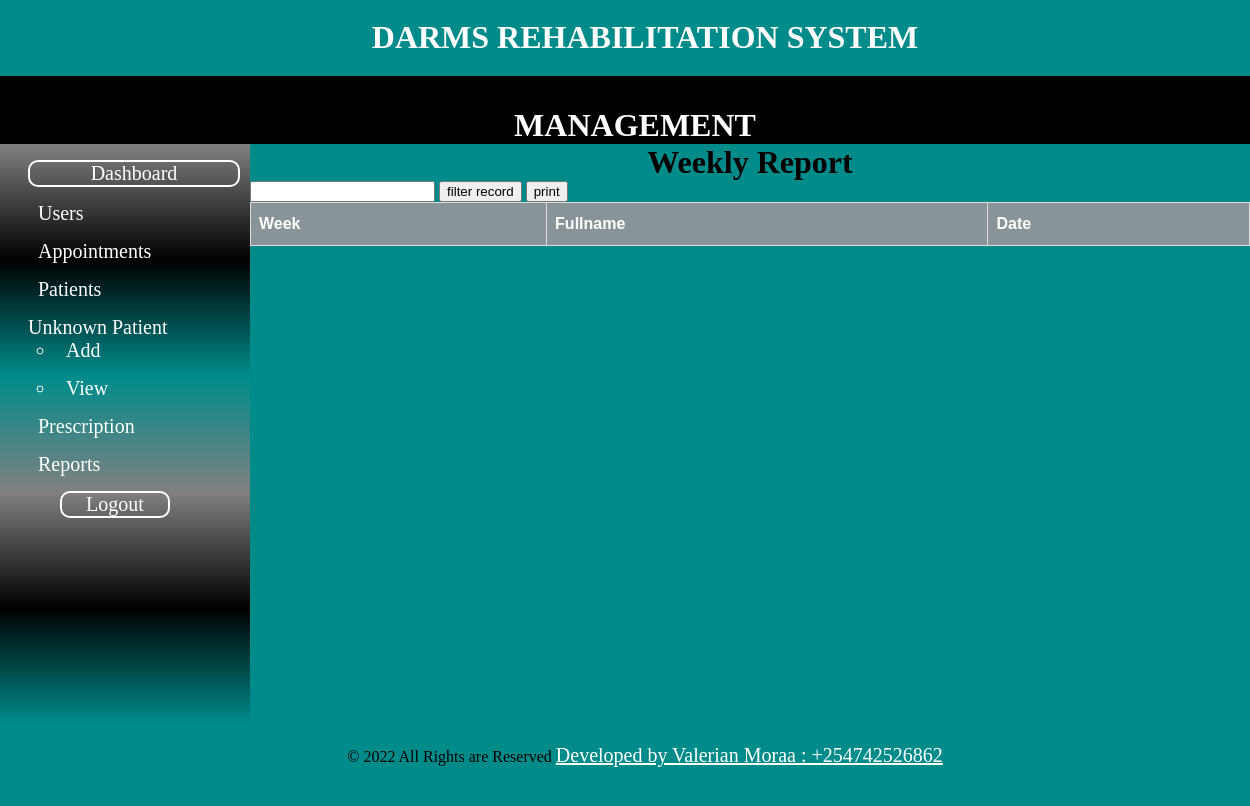
The page /admin/weekpro.php on the database as committed earlier.
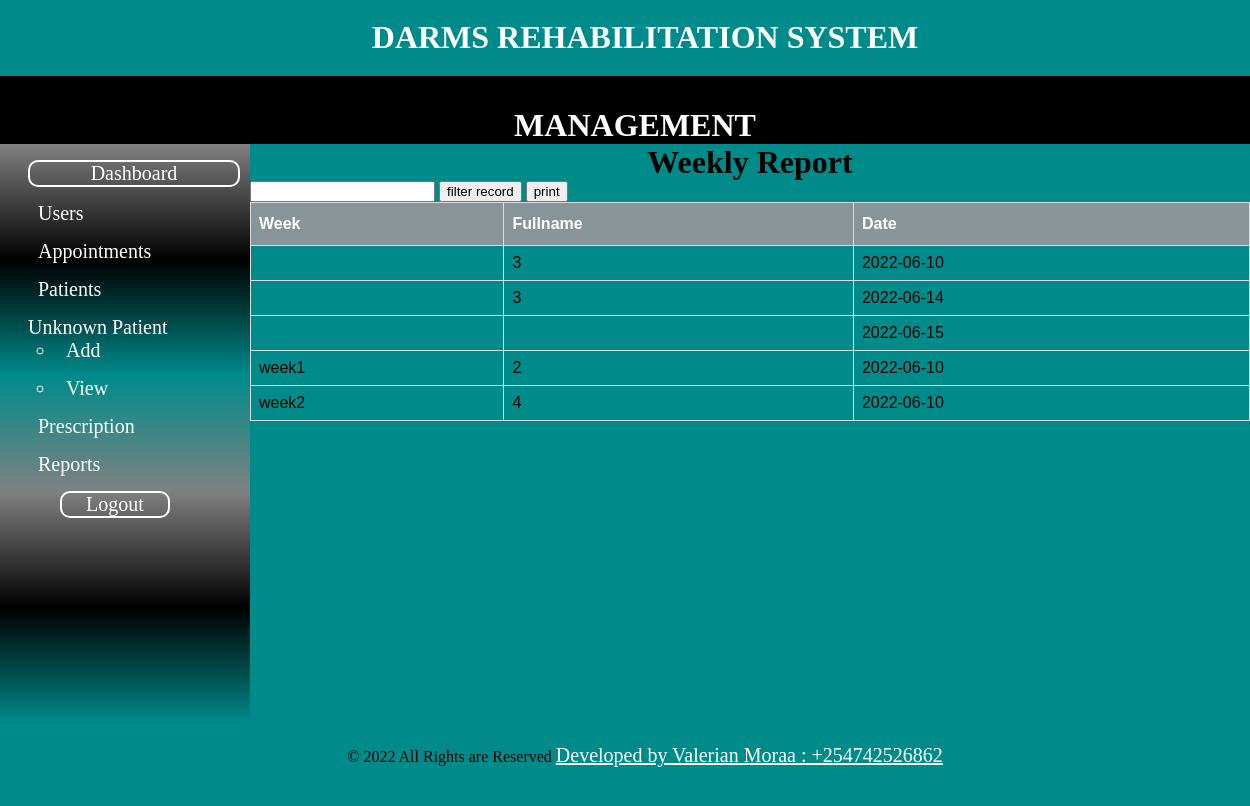
The same page on the database as committed later.
### tables this page shows
CREATE TABLE `progress` (
  `pro_id` int(10) NOT NULL,
  `week` varchar(10) DEFAULT NULL,
  `fullname` varchar(50) DEFAULT NULL,
  `pro_date` date DEFAULT NULL,
  `remaarks` varchar(255) DEFAULT NULL,
  `comments` varchar(255) DEFAULT NULL
);

### admin/weekpro.php (the view, shortened to what this page needs)
<?php include "includes/header.php"; ?>
<?php include "includes/navigation.php"; ?>
<?php include "includes/sidebar.php"; ?>
<div class="article">
    <h1 id="titleoftable">Weekly Report</h1>
    <form method="post">
        <input type="text" name="search_data" />
        <input type="submit" name="search_detail" value="filter record" />
        <input type="button" onclick="windows.print()" value="print" />
    </form>
    <table id="patients">
        <thead>
            <th>Week</th>
            <th>Fullname</th>
            <th>Date</th>
        </thead>
        <tbody>
            <?php
            $db = mysqli_connect('localhost', 'Valerian', '#Valeriephyl254', 'darms');
            $query = "SELECT * FROM progress";
            $select_all_weeklyprog = mysqli_query($db, $query);
            while ($row = mysqli_fetch_assoc($select_all_weeklyprog)) {
                $week = $row['week'];
                $fullname = $row['fullname'];
                $pro_date = $row['pro_date'];
                echo "<tr>";
                echo "<td>{$week}</td>";
                echo "<td>{$fullname}</td>";
                echo "<td>{$pro_date}</td>";
                echo "</tr>";
            }
            ?>
        </tbody>
    </table>
</div>
<?php include "includes/footer.php"; ?>

Rows that differ between the two databases and show on the page:
added progress: fullname "3", pro_date "2022-06-10"
added progress: fullname "3", pro_date "2022-06-14"
added progress: pro_date "2022-06-15"
added progress: week "week1", fullname "2", pro_date "2022-06-10"
added progress: week "week2", fullname "4", pro_date "2022-06-10"
